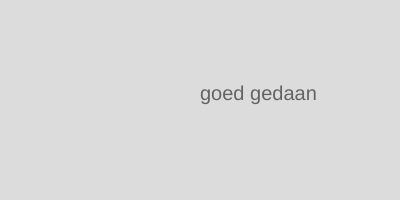
Frame 1 (no input)
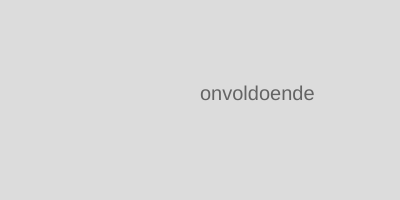
Frame 2 (the mouse pressed at the canvas centre, redrawn once)

The p5.js sketch that drew these frames (run headless with seeded random() and noise() and a simulated clock; the mouse was pressed at the canvas centre and the sketch redrawn once):

// p5.js sketch
// ── sketch.js
function setup() {
  createCanvas(400, 200);
}



function draw() {
  background(220);
let score = random(0, 100);
noLoop();
  fill(100, 100, 100);
  textSize(20);

  if (score >= 90) {
  text("Uitstekend", 200, 100);
  } else if (score > 70 && score < 89) {
  text("goed gedaan", 200, 100);
  } else if (score > 50 && score < 69) {
  text("voldoende", 200, 100);
  } else {
  text("onvoldoende", 200, 100);
  }
}
